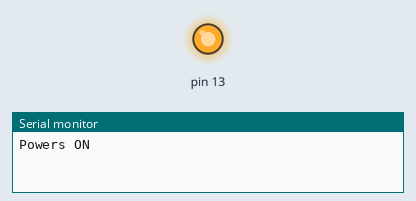
Recording of a sketch running on a simulated Arduino Uno, built with avr-gcc and run on an emulated ATmega328P. Shown: output pins drawn as LEDs (lit = HIGH), the last lines printed to the serial monitor.

Above: at 1.0 s.
At 5.5 s:
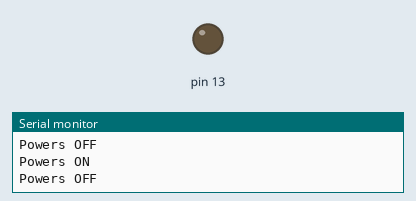
Timing chart, 0 to 6.9 s (numbered marks = the images above):
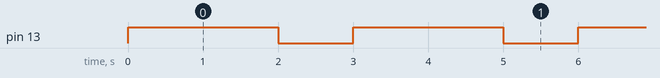

Measured:
- by itself, pin 13: alternates HIGH for 2.0 s and LOW for 1.0 s

The sketch:

activity_1_printing_and_led_blinking1.ino
```cpp
// C++ code
//
void setup()
{
  pinMode(13, OUTPUT);
  Serial.begin(9600);

}

void loop()
{
  digitalWrite(13, HIGH);
  Serial.println("Powers ON");
  delay(2000); // Wait for 2000 milliseconds
  digitalWrite(13, LOW);
  Serial.println("Powers OFF");

  delay(1000); // Wait for 1000 milliseconds
}
```
